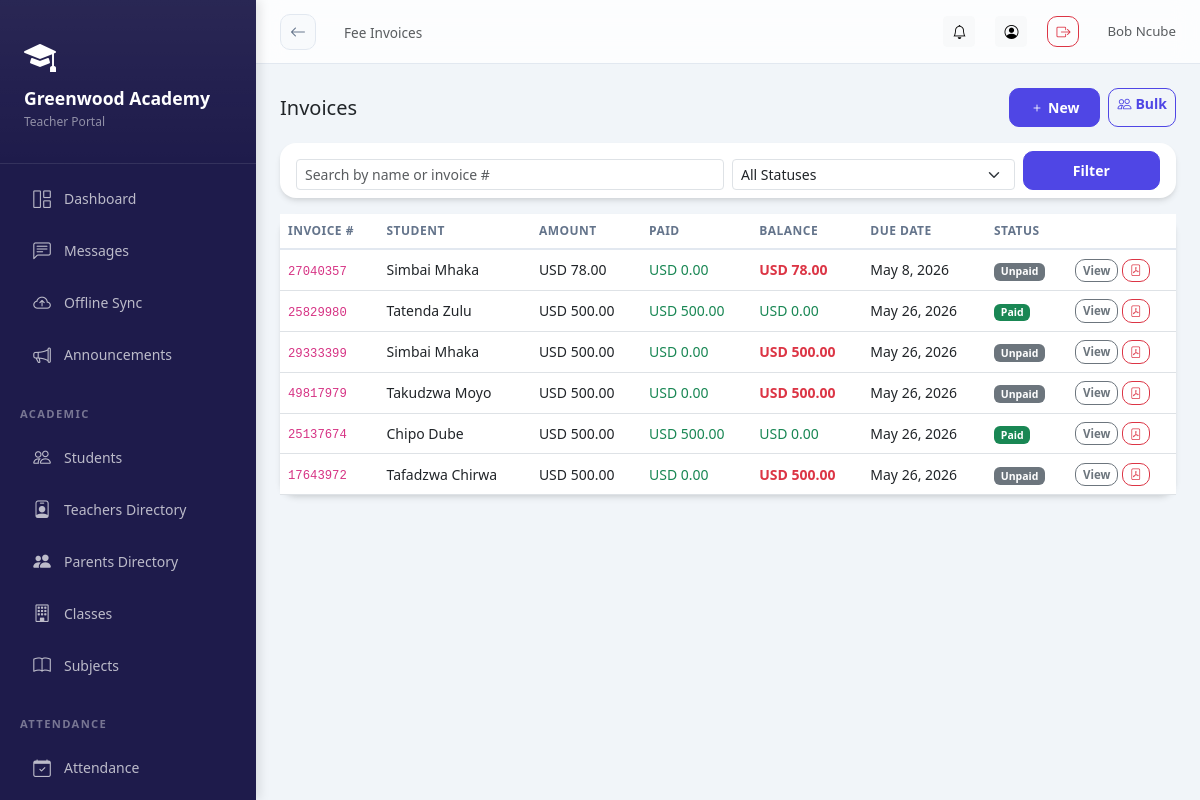
The page /fees/invoices/ (signed in) on the database its author committed.
### schools/models.py (models this page shows, shortened)
class School(models.Model):
    STATUS_CHOICES = [
        ('pending', 'Pending Approval'),
        ('active', 'Active'),
        ('suspended', 'Suspended'),
        ('rejected', 'Rejected'),
    ]
    name = models.CharField(max_length=200)
    subdomain = models.CharField(max_length=50, unique=True, db_index=True)
    email = models.EmailField()
    phone = models.CharField(max_length=20, blank=True)
    address = models.TextField(blank=True)
    logo = models.ImageField(upload_to='school_logos/', blank=True, null=True)
    theme_color = models.CharField(max_length=7, default='#4F46E5', help_text='Hex color code')
    motto = models.CharField(max_length=200, blank=True)
    status = models.CharField(max_length=20, choices=STATUS_CHOICES, default='pending')
    is_demo = models.BooleanField(default=False)
    created_at = models.DateTimeField(auto_now_add=True)
    updated_at = models.DateTimeField(auto_now=True)
    is_deleted = models.BooleanField(default=False)
    parent_registration_enabled = models.BooleanField(default=True)
    registration_token = models.CharField(max_length=100, unique=True, blank=True, null=True)
    subscription_active = models.BooleanField(default=False)
    subscription_expires = models.DateTimeField(null=True, blank=True)
    class Meta:
        ordering = ['-created_at']

class SchoolUser(SyncBaseModel):
    ROLE_CHOICES = [
        ('headmaster', 'Headmaster'),
        ('admin', 'School Admin'),
        ('teacher', 'Teacher'),
        ('student', 'Student'),
        ('parent', 'Parent'),
    ]
    user = models.ForeignKey(User, on_delete=models.CASCADE, related_name='school_memberships')
    school = models.ForeignKey(School, on_delete=models.CASCADE, related_name='members', db_index=True)
    role = models.CharField(max_length=20, choices=ROLE_CHOICES, db_index=True)
    is_active = models.BooleanField(default=True, db_index=True)
    signature = models.ImageField(upload_to='signatures/', blank=True, null=True)
    class Meta:
        unique_together = ['user', 'school']

### fees/models.py (models this page shows, shortened)
class FeeInvoice(models.Model):
    STATUS_CHOICES = [
        ('unpaid', 'Unpaid'),
        ('partial', 'Partially Paid'),
        ('paid', 'Paid'),
        ('overdue', 'Overdue'),
        ('waived', 'Waived'),
    ]
    school = models.ForeignKey(School, on_delete=models.CASCADE, related_name='fee_invoices')
    student = models.ForeignKey(Student, on_delete=models.CASCADE, related_name='fee_invoices')
    fee_structure = models.ForeignKey(FeeStructure, on_delete=models.SET_NULL, null=True)
    invoice_number = models.CharField(max_length=50, unique=True)
    amount = models.DecimalField(max_digits=12, decimal_places=2)
    currency = models.CharField(max_length=3, default='USD')
    amount_paid = models.DecimalField(max_digits=12, decimal_places=2, default=0)
    balance = models.DecimalField(max_digits=12, decimal_places=2, default=0)
    status = models.CharField(max_length=10, choices=STATUS_CHOICES, default='unpaid')
    due_date = models.DateField(null=True, blank=True)
    issued_date = models.DateField(default=timezone.now)
    notes = models.TextField(blank=True)
    created_by = models.ForeignKey(SchoolUser, on_delete=models.SET_NULL, null=True, related_name='created_invoices')
    created_at = models.DateTimeField(auto_now_add=True)
    updated_at = models.DateTimeField(auto_now=True)
    objects = TenantManager()
    all_objects = models.Manager()
    class Meta:
        ordering = ['-issued_date']

### academics/models.py (models this page shows, shortened)
class Student(SyncBaseModel):
    GENDER_CHOICES = [
        ('M', 'Male'),
        ('F', 'Female'),
        ('O', 'Other'),
    ]
    user = models.OneToOneField(User, on_delete=models.CASCADE, related_name='student_profile')
    school = models.ForeignKey(School, on_delete=models.CASCADE, related_name='students', db_index=True)
    school_user = models.OneToOneField(SchoolUser, on_delete=models.CASCADE, related_name='student_details')
    admission_number = models.CharField(max_length=50, unique=True, db_index=True)
    date_of_birth = models.DateField()
    gender = models.CharField(max_length=1, choices=GENDER_CHOICES)
    address = models.TextField()
    phone = models.CharField(max_length=20, blank=True)
    photo = models.ImageField(upload_to='student_photos/', blank=True, null=True)
    current_class = models.ForeignKey(
        ClassSection,
        on_delete=models.SET_NULL,
        null=True,
        blank=True,
        related_name='students'
    )
    parent_name = models.CharField(max_length=200)
    parent_phone = models.CharField(max_length=20)
    parent_email = models.EmailField()
    date_joined = models.DateField(auto_now_add=True)
    is_active = models.BooleanField(default=True)
    objects = TenantManager()
    all_objects = models.Manager()
    class Meta:
        ordering = ['admission_number']

### fees/views.py (the view, shortened to what this page needs)
# urls.py: path('invoices/', views.invoice_list, name='invoice_list'),
@login_required
def invoice_list(request):
    school = request.school
    school_user = SchoolUser.objects.filter(user=request.user, school=school).first()
    qs = FeeInvoice.objects.filter(school=school).select_related('student__user', 'fee_structure')
    if school_user and school_user.role == 'parent':
        qs = qs.filter(student__parent_email=request.user.email)
    status_filter = request.GET.get('status')
    search = request.GET.get('search')
    if status_filter:
        qs = qs.filter(status=status_filter)
    context = {
        'invoices': qs.order_by('-created_at'),
        'status_filter': status_filter,
        'search': search,
    }
    return render(request, 'fees/invoice_list.html', context)

### core/models.py (called while the page is built)
    def get_queryset(self):
        queryset = super().get_queryset()
        school = get_current_school()
        if school:
            return queryset.filter(school=school)
        return queryset

### schools/context_processors.py (called while the page is built)
def school_context(request):
    school = getattr(request, 'school', None)
    school_role = ''
    if school and request.user.is_authenticated:
        try:
            su = SchoolUser.objects.get(user=request.user, school=school, is_active=True)
            school_role = su.role
        except SchoolUser.DoesNotExist:
            pass
    return {
        'current_school': school,
        'school_role': school_role,
    }

### templates/fees/invoice_list.html (shortened to what this page needs)
{% extends "base_dashboard.html" %}
{% block page_title %}Fee Invoices{% endblock %}
{% block content %}
<div class="d-flex justify-content-between align-items-center mb-3">
  <h5 class="mb-0">Invoices</h5>
  {% if school_role != 'parent' %}
  <div class="d-flex gap-2">
    <a href="{% url 'fees:create_invoice' %}" class="btn btn-sm btn-primary"><i class="bi bi-plus me-1"></i>New</a>
    <a href="{% url 'fees:bulk_invoice' %}" class="btn btn-sm btn-outline-primary"><i class="bi bi-people me-1"></i>Bulk</a>
  </div>
  {% endif %}
</div>
<div class="card mb-3">
  <div class="card-body py-2">
    <form method="get" class="row g-2 align-items-end">
      <div class="col-md-6">
        <input type="text" name="search" class="form-control form-control-sm" placeholder="Search by name or invoice #" value="{{ search|default:'' }}">
      </div>
      <div class="col-md-4">
        <select name="status" class="form-select form-select-sm">
          <option value="">All Statuses</option>
        </select>
      </div>
      <div class="col-md-2"><button type="submit" class="btn btn-sm btn-primary w-100">Filter</button></div>
    </form>
  </div>
</div>
<div class="card">
  <div class="card-body p-0">
    <div class="table-responsive">
      <table class="table table-hover mb-0">
        <thead><tr><th>Invoice #</th><th>Student</th><th>Amount</th><th>Paid</th><th>Balance</th><th>Due Date</th><th>Status</th><th></th></tr></thead>
        <tbody>
          {% for inv in invoices %}
          <tr>
            <td><code>{{ inv.invoice_number }}</code></td>
            <td>{{ inv.student.user.get_full_name }}</td>
            <td>{{ inv.currency }} {{ inv.amount }}</td>
            <td class="text-success">{{ inv.currency }} {{ inv.amount_paid }}</td>
            <td class="{% if inv.balance > 0 %}text-danger fw-semibold{% else %}text-success{% endif %}">{{ inv.currency }} {{ inv.balance }}</td>
            <td>{{ inv.due_date|default:"-" }}</td>
            <td><span class="badge {% if inv.status == 'paid' %}bg-success{% elif inv.status == 'partial' %}bg-warning text-dark{% elif inv.status == 'overdue' %}bg-danger{% else %}bg-secondary{% endif %}">{{ inv.get_status_display }}</span></td>
            <td>
              <a href="{% url 'fees:invoice_detail' inv.pk %}" class="btn btn-xs btn-outline-secondary" style="font-size:.72rem;padding:2px 7px;">View</a>
              <a href="{% url 'fees:invoice_pdf' inv.pk %}" class="btn btn-xs btn-outline-danger" style="font-size:.72rem;padding:2px 7px;"><i class="bi bi-file-pdf"></i></a>
            </td>
          </tr>
          {% empty %}<tr><td colspan="8" class="text-center text-muted py-4">No invoices found.</td></tr>
          {% endfor %}
        </tbody>
      </table>
    </div>
  </div>
</div>
{% endblock %}

### templates/base_dashboard.html (shortened to what this page needs)
<!DOCTYPE html>
<html lang="en">
<head>
<link rel="stylesheet" href="https://cdn.jsdelivr.net/npm/bootstrap@5.3.0/dist/css/bootstrap.min.css">
<link rel="stylesheet" href="https://cdn.jsdelivr.net/npm/bootstrap-icons@1.11.0/font/bootstrap-icons.css">
<link href="https://cdn.jsdelivr.net/npm/tom-select@2.2.2/dist/css/tom-select.bootstrap5.css" rel="stylesheet">
</head>
<body>
<div class="sidebar" id="sidebar">
  <div class="sidebar-brand">
    {% if current_school.logo %}
      <img src="{{ current_school.logo.url }}" alt="{{ current_school.name }}" class="rounded">
  {% else %}
    <i class="bi bi-mortarboard-fill text-white mb-2 d-block" style="font-size: 2rem;"></i>
  {% endif %}
  <h5>{{ current_school.name|default:"AcademiaLink" }}</h5>
  <small>{{ school_role|title }} Portal</small>
  </div>
  <nav class="py-2">
    <a href="{% url 'analytics:dashboard' %}" class="nav-link {% if request.path == '/analytics/dashboard/' %}active{% endif %}">
      <i class="bi bi-grid-1x2"></i> Dashboard
    </a>
    <a href="{% url 'messaging:list' %}" class="nav-link {% if 'messages' in request.path %}active{% endif %}">
      <i class="bi bi-chat-left-text"></i> Messages
    </a>
    <a href="{% url 'offline_sync' %}" class="nav-link {% if request.resolver_match.url_name == 'offline_sync' %}active{% endif %}">
      <i class="bi bi-cloud-arrow-up"></i>
      <span>Offline Sync</span>
    </a>
    <a href="{% url 'notifications:announcements' %}" class="nav-link {% if 'announcements' in request.path %}active{% endif %}">
      <i class="bi bi-megaphone"></i> Announcements
    </a>
    {% if school_role in 'headmaster,teacher' %}
    <div class="nav-section">Academic</div>
    <a href="{% url 'academics:student_list' %}" class="nav-link {% if 'students' in request.path %}active{% endif %}">
      <i class="bi bi-people"></i> Students
    </a>
    {% if school_role in 'headmaster,teacher,admin' %}
    <a href="{% url 'academics:teacher_list' %}" class="nav-link {% if 'teachers' in request.path %}active{% endif %}">
      <i class="bi bi-person-badge"></i> Teachers Directory
    </a>
    <a href="{% url 'academics:parent_list' %}" class="nav-link {% if 'parents' in request.path %}active{% endif %}">
      <i class="bi bi-people-fill"></i> Parents Directory
    </a>
    {% endif %}
    <a href="{% url 'academics:class_section_list' %}" class="nav-link {% if 'sections' in request.path %}active{% endif %}">
      <i class="bi bi-building"></i> Classes
    </a>
    <a href="{% url 'academics:subject_list' %}" class="nav-link {% if 'subjects' in request.path %}active{% endif %}">
      <i class="bi bi-book"></i> Subjects
    </a>
    <div class="nav-section">Attendance</div>
    <a href="{% url 'attendance:home' %}" class="nav-link {% if 'attendance' in request.path %}active{% endif %}">
      <i class="bi bi-calendar-check"></i> Attendance
    </a>
    <div class="nav-section">Results</div>
    {% endif %}
  </nav>
</div>
<div class="main-content">
  <div class="topbar">
    <div class="topbar-left">
      <a href="javascript:history.back()" class="btn-back d-none d-md-flex" id="global-back-btn" title="Go Back">
        <i class="bi bi-arrow-left"></i>
      </a>
      <nav aria-label="breadcrumb" class="d-none d-md-block">
        <span class="text-muted" style="font-size:.85rem;">{% block page_title %}{% endblock %}</span>
      </nav>
    </div>
    <div class="topbar-right">
        <a href="{% url 'notifications:list' %}" class="btn btn-sm btn-light position-relative" title="Notifications">
        <i class="bi bi-bell"></i>
      </a>
      <a href="{% url 'accounts:profile' %}" class="btn btn-sm btn-light" title="Profile">
        <i class="bi bi-person-circle"></i>
      </a>
      <a href="{% url 'accounts:logout' %}" class="btn btn-sm btn-outline-danger" title="Logout">
        <i class="bi bi-box-arrow-right"></i>
      </a>
      <span class="text-muted d-none d-md-inline-block ms-2" style="font-size:.83rem;">
        {{ user.get_full_name|default:user.username }}
      </span>
    </div>
  </div>
  <div class="page-content">
    {% block content %}{% endblock %}
  </div>
</div>
</body>
</html>

### rows shown on the page
School: name "Greenwood Academy"
SchoolUser: role "Teacher"
FeeInvoice: invoice_number "27040357", student.user.get_full_name "Simbai Mhaka", currency "USD", amount "78.00", amount_paid "0.00", balance "78.00", due_date "May 8, 2026", status "Unpaid"
FeeInvoice: invoice_number "25829980", student.user.get_full_name "Tatenda Zulu", currency "USD", amount "500.00", amount_paid "500.00", balance "0.00", due_date "May 26, 2026", status "Paid"
FeeInvoice: invoice_number "29333399", student.user.get_full_name "Simbai Mhaka", currency "USD", amount "500.00", amount_paid "0.00", balance "500.00", due_date "May 26, 2026", status "Unpaid"
FeeInvoice: invoice_number "49817979", student.user.get_full_name "Takudzwa Moyo", currency "USD", amount "500.00", amount_paid "0.00", balance "500.00", due_date "May 26, 2026", status "Unpaid"
FeeInvoice: invoice_number "25137674", student.user.get_full_name "Chipo Dube", currency "USD", amount "500.00", amount_paid "500.00", balance "0.00", due_date "May 26, 2026", status "Paid"
FeeInvoice: invoice_number "17643972", student.user.get_full_name "Tafadzwa Chirwa", currency "USD", amount "500.00", amount_paid "0.00", balance "500.00", due_date "May 26, 2026", status "Unpaid"

### other values the page prints
{{ user.get_full_name|default:user.username }} "Bob Ncube"
